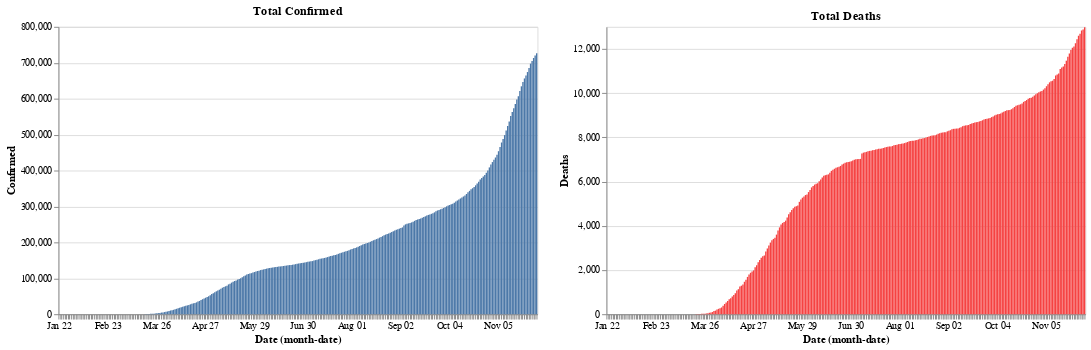

The code cell stored with this chart in its notebook:
### Code cell
Ill = full_grouped[full_grouped['Province_State'] == 'Illinois']

base = alt.Chart(Ill).mark_bar().encode(
    x='monthdate(Date):O',
).properties(
    width=500
)

red = alt.value("#f54242")

base.encode(y = 'Confirmed').properties(title = 'Total Confirmed') | base.encode(y = 'Deaths', color = red).properties(title = 'Total Deaths')

### Figure 1 — Vega-Lite specification as saved in the notebook (floating-point values rounded to 4 significant figures; data arrays with more than 128 entries replaced by an {"elided": "..."} marker saying what was removed)
{"config": {"view": {"continuousWidth": 400, "continuousHeight": 300}}, "hconcat": [{"mark": "bar", "encoding": {"x": {"type": "ordinal", "field": "Date", "timeUnit": "monthdate"}, "y": {"type": "quantitative", "field": "Confirmed"}}, "title": "Total Confirmed", "width": 500}, {"mark": "bar", "encoding": {"color": {"value": "#f54242"}, "x": {"type": "ordinal", "field": "Date", "timeUnit": "monthdate"}, "y": {"type": "quantitative", "field": "Deaths"}}, "title": "Total Deaths", "width": 500}], "data": {"name": "data-7cb1ea49877fdee5b99c5f99fd403bdb"}, "$schema": "https://vega.github.io/schema/vega-lite/v4.8.1.json", "datasets": {"data-7cb1ea49877fdee5b99c5f99fd403bdb": {"elided": "314 records"}}}
